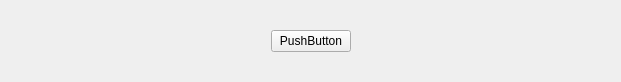
<?xml version="1.0" encoding="UTF-8"?>
<ui version="4.0">
 <class>ButtonGroup</class>
 <widget class="QWidget" name="ButtonGroup">
  <property name="geometry">
   <rect>
    <x>0</x>
    <y>0</y>
    <width>621</width>
    <height>82</height>
   </rect>
  </property>
  <property name="windowTitle">
   <string>Form</string>
  </property>
  <layout class="QVBoxLayout" name="verticalLayout">
   <property name="spacing">
    <number>0</number>
   </property>
   <property name="leftMargin">
    <number>0</number>
   </property>
   <property name="topMargin">
    <number>0</number>
   </property>
   <property name="rightMargin">
    <number>0</number>
   </property>
   <property name="bottomMargin">
    <number>0</number>
   </property>
   <item>
    <widget class="QStackedWidget" name="stackedWidget">
     <property name="currentIndex">
      <number>0</number>
     </property>
     <widget class="QWidget" name="startPage">
      <layout class="QHBoxLayout" name="horizontalLayout_2">
       <item>
        <spacer name="horizontalSpacer_4">
         <property name="orientation">
          <enum>Qt::Orientation::Horizontal</enum>
         </property>
         <property name="sizeHint" stdset="0">
          <size>
           <width>166</width>
           <height>20</height>
          </size>
         </property>
        </spacer>
       </item>
       <item>
        <widget class="MyButton" name="start">
         <property name="text">
          <string>PushButton</string>
         </property>
        </widget>
       </item>
       <item>
        <spacer name="horizontalSpacer_3">
         <property name="orientation">
          <enum>Qt::Orientation::Horizontal</enum>
         </property>
         <property name="sizeHint" stdset="0">
          <size>
           <width>165</width>
           <height>20</height>
          </size>
         </property>
        </spacer>
       </item>
      </layout>
     </widget>
     <widget class="QWidget" name="playCardPage">
      <layout class="QHBoxLayout" name="horizontalLayout">
       <item>
        <spacer name="horizontalSpacer">
         <property name="orientation">
          <enum>Qt::Orientation::Horizontal</enum>
         </property>
         <property name="sizeHint" stdset="0">
          <size>
           <width>166</width>
           <height>20</height>
          </size>
         </property>
        </spacer>
       </item>
       <item>
        <widget class="MyButton" name="playCard">
         <property name="text">
          <string>PushButton</string>
         </property>
        </widget>
       </item>
       <item>
        <spacer name="horizontalSpacer_2">
         <property name="orientation">
          <enum>Qt::Orientation::Horizontal</enum>
         </property>
         <property name="sizeHint" stdset="0">
          <size>
           <width>165</width>
           <height>20</height>
          </size>
         </property>
        </spacer>
       </item>
      </layout>
     </widget>
     <widget class="QWidget" name="PassOrPlayPage">
      <layout class="QHBoxLayout" name="horizontalLayout_3">
       <item>
        <spacer name="horizontalSpacer_6">
         <property name="orientation">
          <enum>Qt::Orientation::Horizontal</enum>
         </property>
         <property name="sizeHint" stdset="0">
          <size>
           <width>115</width>
           <height>20</height>
          </size>
         </property>
        </spacer>
       </item>
       <item>
        <widget class="MyButton" name="pass">
         <property name="text">
          <string>PushButton</string>
         </property>
        </widget>
       </item>
       <item>
        <spacer name="horizontalSpacer_5">
         <property name="orientation">
          <enum>Qt::Orientation::Horizontal</enum>
         </property>
         <property name="sizeType">
          <enum>QSizePolicy::Policy::Fixed</enum>
         </property>
         <property name="sizeHint" stdset="0">
          <size>
           <width>20</width>
           <height>20</height>
          </size>
         </property>
        </spacer>
       </item>
       <item>
        <widget class="MyButton" name="playCard1">
         <property name="text">
          <string>PushButton</string>
         </property>
        </widget>
       </item>
       <item>
        <spacer name="horizontalSpacer_7">
         <property name="orientation">
          <enum>Qt::Orientation::Horizontal</enum>
         </property>
         <property name="sizeHint" stdset="0">
          <size>
           <width>115</width>
           <height>20</height>
          </size>
         </property>
        </spacer>
       </item>
      </layout>
     </widget>
     <widget class="QWidget" name="callLordPage">
      <layout class="QHBoxLayout" name="horizontalLayout_4">
       <item>
        <spacer name="horizontalSpacer_8">
         <property name="orientation">
          <enum>Qt::Orientation::Horizontal</enum>
         </property>
         <property name="sizeHint" stdset="0">
          <size>
           <width>18</width>
           <height>20</height>
          </size>
         </property>
        </spacer>
       </item>
       <item>
        <widget class="MyButton" name="giveup">
         <property name="text">
          <string>PushButton</string>
         </property>
        </widget>
       </item>
       <item>
        <spacer name="horizontalSpacer_10">
         <property name="orientation">
          <enum>Qt::Orientation::Horizontal</enum>
         </property>
         <property name="sizeType">
          <enum>QSizePolicy::Policy::Fixed</enum>
         </property>
         <property name="sizeHint" stdset="0">
          <size>
           <width>20</width>
           <height>20</height>
          </size>
         </property>
        </spacer>
       </item>
       <item>
        <widget class="MyButton" name="oneScore">
         <property name="text">
          <string>PushButton</string>
         </property>
        </widget>
       </item>
       <item>
        <spacer name="horizontalSpacer_11">
         <property name="orientation">
          <enum>Qt::Orientation::Horizontal</enum>
         </property>
         <property name="sizeType">
          <enum>QSizePolicy::Policy::Fixed</enum>
         </property>
         <property name="sizeHint" stdset="0">
          <size>
           <width>20</width>
           <height>20</height>
          </size>
         </property>
        </spacer>
       </item>
       <item>
        <widget class="MyButton" name="twoScore">
         <property name="text">
          <string>PushButton</string>
         </property>
        </widget>
       </item>
       <item>
        <spacer name="horizontalSpacer_12">
         <property name="orientation">
          <enum>Qt::Orientation::Horizontal</enum>
         </property>
         <property name="sizeType">
          <enum>QSizePolicy::Policy::Fixed</enum>
         </property>
         <property name="sizeHint" stdset="0">
          <size>
           <width>20</width>
           <height>20</height>
          </size>
         </property>
        </spacer>
       </item>
       <item>
        <widget class="MyButton" name="threeScore">
         <property name="text">
          <string>PushButton</string>
         </property>
        </widget>
       </item>
       <item>
        <spacer name="horizontalSpacer_9">
         <property name="orientation">
          <enum>Qt::Orientation::Horizontal</enum>
         </property>
         <property name="sizeHint" stdset="0">
          <size>
           <width>19</width>
           <height>20</height>
          </size>
         </property>
        </spacer>
       </item>
      </layout>
     </widget>
     <widget class="QWidget" name="nullPage"/>
    </widget>
   </item>
  </layout>
 </widget>
 <customwidgets>
  <customwidget>
   <class>MyButton</class>
   <extends>QPushButton</extends>
   <header>mybutton.h</header>
  </customwidget>
 </customwidgets>
 <resources/>
 <connections/>
</ui>
